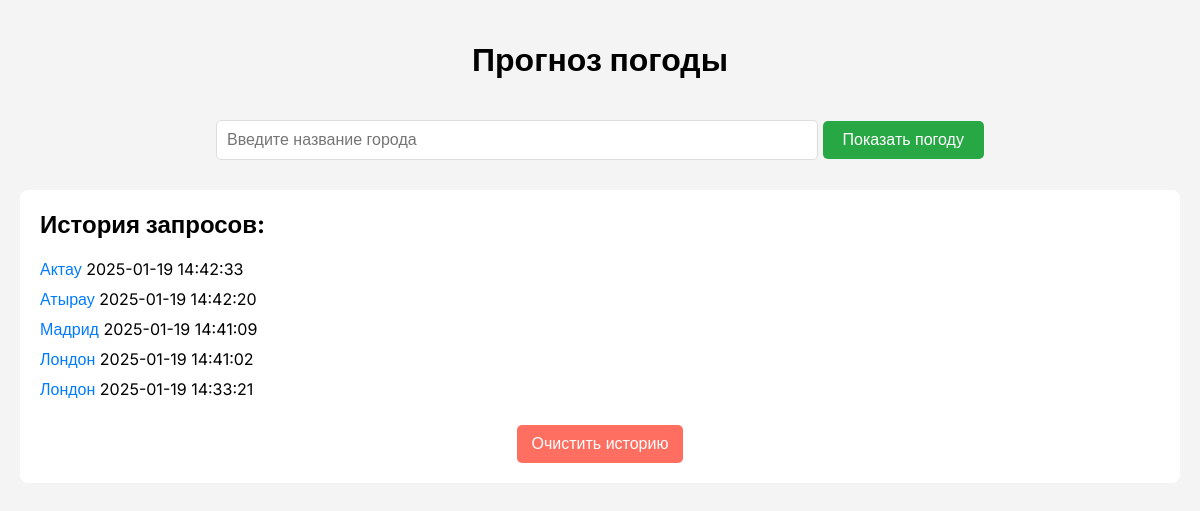
The page / on the database its author committed.
### tables this page shows
CREATE TABLE search_history (
            id INTEGER PRIMARY KEY AUTOINCREMENT,
            city_name TEXT NOT NULL,
            timestamp DATETIME DEFAULT CURRENT_TIMESTAMP
        );

### app_weather.py (the view, shortened to what this page needs)
@app_weather.route("/", methods=["GET", "POST"])
def index():
    weather_data = None
    city = None
    conn = get_db_connection()
    history = conn.execute("SELECT * FROM search_history ORDER BY timestamp DESC LIMIT 5").fetchall()
    conn.close()
    return render_template("index.html", weather=weather_data, city=city, history=history)

### app_weather.py (called while the page is built)
def get_db_connection():
    conn = sqlite3.connect("db.sqlite3")
    conn.row_factory = sqlite3.Row
    return conn

### templates/index.html (shortened to what this page needs)
<!DOCTYPE html>
<html lang="ru">
<head>
</head>
<body>
    <div class="container">
        <h1>Прогноз погоды</h1>
        <form method="POST">
            <input type="text" name="city" placeholder="Введите название города" required>
            <button type="submit">Показать погоду</button>
        </form>
        <div class="history-section">
            <h2>История запросов:</h2>
            {% if history %}
                <ul>
                    {% for item in history %}
                        <li>
                            <a href="javascript:void(0);" onclick="getCityWeather('{{ item.city_name }}')">{{ item.city_name }}</a>
                            <span>{{ item.timestamp }}</span>
                        </li>
                    {% endfor %}
                </ul>
                <form action="{{ url_for('clear_history') }}" method="GET">
                    <button type="submit" class="clear-history">Очистить историю</button>
                </form>
            {% else %}
                <p>История поиска пуста.</p>
            {% endif %}
        </div>
    </div>
</body>
</html>

### templates/index.html (style rules this page uses)
body { font-family: 'Inter', sans-serif; background-color: #f4f4f4; margin: 0; padding: 0; }
.container { max-width: 1200px; margin: 0 auto; padding: 20px; }
h1 { text-align: center; margin-top: 20px; }
.history-section { background: #fff; padding: 20px; border-radius: 8px; margin-top: 30px; }
.history-section h2 { margin-top: 0; }
.history-section ul { list-style: none; padding: 0; }
.history-section ul li { margin-bottom: 10px; }
.history-section a { color: #007bff; text-decoration: none; }
.clear-history { background-color: #ff6f61; color: white; padding: 10px 15px; border: none; border-radius: 5px; cursor: pointer; margin-top: 10px; }
form { text-align: center; }
input[type="text"] { padding: 10px; font-size: 16px; margin-top: 20px; width: 50%; border-radius: 5px; border: 1px solid #ddd; }
button { padding: 10px 20px; font-size: 16px; background-color: #28a745; color: white; border: none; border-radius: 5px; margin-top: 10px; cursor: pointer; }

### rows shown on the page
search_history: city_name "Актау", timestamp "2025-01-19 14:42:33"
search_history: city_name "Атырау", timestamp "2025-01-19 14:42:20"
search_history: city_name "Мадрид", timestamp "2025-01-19 14:41:09"
search_history: city_name "Лондон", timestamp "2025-01-19 14:41:02"
search_history: city_name "Лондон", timestamp "2025-01-19 14:33:21"
